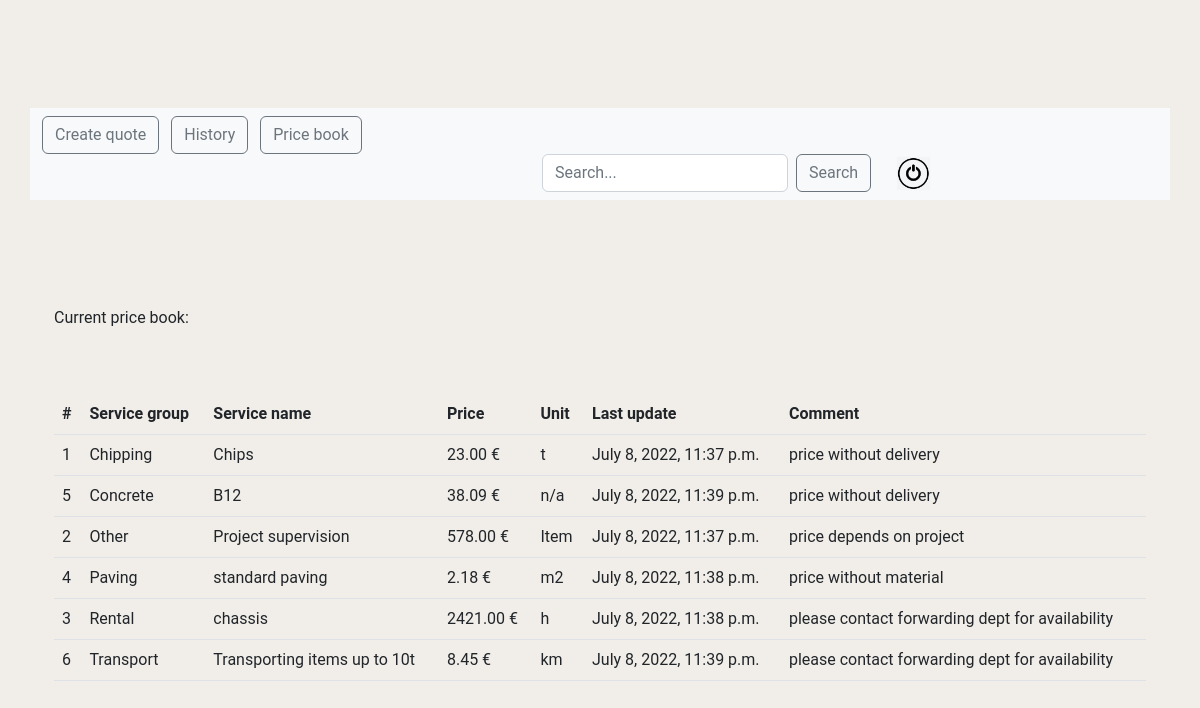
Screenshot of /current_offer/ (signed in) with the database file from the repository.
### calculator/models.py (models this page shows, shortened)
class Service(models.Model):
	NA = "n/a"
	M2 = "m2"
	T = "t"
	H = "h"
	KM = "km"
	M3 = "m3"
	ITEM = "Item"
	UNIT_CHOICES = [
		(NA, NA),
		(M2, M2),
		(T, T),
		(H, H),
		(KM, KM),
		(M3, M3),
		(ITEM, ITEM)
	]
	TRANSPORT = "Transport"
	CONCRETE = "Concrete"
	RENTAL = "Rental"
	PAVING = "Paving"
	CHIPPING = "Chipping"
	OTHER = "Other"
	GROUP_CHOICES = [
		(TRANSPORT, TRANSPORT),
		(CONCRETE, CONCRETE),
		(RENTAL, RENTAL),
		(PAVING, PAVING),
		(CHIPPING, CHIPPING),
		(OTHER, OTHER),
	]
	group = models.CharField(max_length=15, choices=GROUP_CHOICES, default=OTHER)
	name = models.CharField(max_length=200)
	priceEUR = models.DecimalField(decimal_places=2, max_digits=6, validators=[MinValueValidator(1)], null=True)
	unit = models.CharField(max_length=15, choices=UNIT_CHOICES, default=NA)
	comment = models.CharField(max_length=250, blank=True, null=True)
	last_update = models.DateTimeField(auto_now=True)
	class Meta:
		ordering = ['name']

### calculator/views.py (the view)
# urls.py: path("current_offer/", views.current_offer, name="current_offer"),
@login_required(login_url='/')
def current_offer(request):
    offer = Service.objects.all().order_by("group", "name")
    context = {"offer": offer}
    return render(request, "calculator/price_book.html", context)

### calculator/templates/calculator/price_book.html
{% extends "calculator/raw_page.html" %}
{% load static %}
{% block content %}
        <div class="container">
    <br><br>
            <p>Current price book:</p>
    <br><br>
        <div class="table-responsive">
          <table class="table">
                            <thead>
                                <tr>
                                  <th scope="col">#</th>
                                  <th scope="col">Service group</th>
                                  <th scope="col">Service name</th>
                                  <th scope="col">Price</th>
                                  <th scope="col">Unit</th>
                                  <th scope="col">Last update</th>
                                  <th scope="col">Comment</th>
                                </tr>
                            </thead>
          <tbody>
                {% for items in offer %}
                    <tr>
                        <td>{{ items.id }}</td>
                        <td>{{ items.group }}</td>
                        <td>{{ items.name }}</td>
                        <td>{{ items.priceEUR }} €</td>
                        <td>{{ items.unit }}</td>
                        <td>{{ items.last_update }}</td>
                        <td>{{ items.comment }}</td>
                    </tr>
                {% endfor %}
          </tbody>
          </table>
    </div>
        </div>
{% endblock content %}

### static/css/main.css (style rules this page uses)
body { background-color: #F1EEE9; font-family: Roboto, sans-serif; }

### rows the page displays
Service: id "1", group "Chipping", name "Chips", priceEUR "23.00", unit "t", last_update "July 8, 2022, 11:37 p.m.", comment "price without delivery"
Service: id "5", group "Concrete", name "B12", priceEUR "38.09", unit "n/a", last_update "July 8, 2022, 11:39 p.m.", comment "price without delivery"
Service: id "2", group "Other", name "Project supervision", priceEUR "578.00", unit "Item", last_update "July 8, 2022, 11:37 p.m.", comment "price depends on project"
Service: id "4", group "Paving", name "standard paving", priceEUR "2.18", unit "m2", last_update "July 8, 2022, 11:38 p.m.", comment "price without material"
Service: id "3", group "Rental", name "chassis", priceEUR "2421.00", unit "h", last_update "July 8, 2022, 11:38 p.m.", comment "please contact forwarding dept for availability"
Service: id "6", group "Transport", name "Transporting items up to 10t", priceEUR "8.45", unit "km", last_update "July 8, 2022, 11:39 p.m.", comment "please contact forwarding dept for availability"
